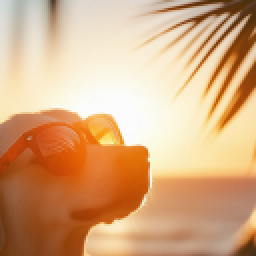
#> input picture Project/input/input.png, 128 x 128 px (shown 2 times larger); its folder holds only this picture in this run
$ python convert_new.py
#> lines starting #> are read from the running program, lines starting #| are printed output that depends on the picture
#> (reads Project/palette.json from the repository)
import argparse
import json
from pathlib import Path
from PIL import Image, ImageDraw
import numpy as np
from tqdm import tqdm

# ---------- sRGB (0..255) -> CIE L*a*b (vectorized) ----------
def srgb_to_lab(arr_rgb):
    """
    arr_rgb: array shape (..., 3), dtype uint8 or 0..255 ints
    returns: array shape (..., 3), dtype float (L*, a*, b*)
    """
    rgb = arr_rgb.astype('float32') / 255.0

    # linearize sRGB
    mask = rgb <= 0.04045
    rgb_lin = np.empty_like(rgb, dtype='float32')
    rgb_lin[mask] = rgb[mask] / 12.92
    rgb_lin[~mask] = ((rgb[~mask] + 0.055) / 1.055) ** 2.4

    # linear RGB -> XYZ (D65)
    M = np.array([
        [0.4124564, 0.3575761, 0.1804375],
        [0.2126729, 0.7151522, 0.0721750],
        [0.0193339, 0.1191920, 0.9503041]
    ], dtype='float32')
    xyz = np.dot(rgb_lin, M.T) * 100.0  # scale to [0..100]

    # Reference white D65
    Xn, Yn, Zn = 95.047, 100.000, 108.883
    x = xyz[..., 0] / Xn
    y = xyz[..., 1] / Yn
    z = xyz[..., 2] / Zn

    eps = 0.008856  # 216/24389
    k = 903.3

    fx = np.where(x > eps, np.cbrt(x), (k * x + 16.0) / 116.0)
    fy = np.where(y > eps, np.cbrt(y), (k * y + 16.0) / 116.0)
    fz = np.where(z > eps, np.cbrt(z), (k * z + 16.0) / 116.0)

    L = (116.0 * fy) - 16.0
    a = 500.0 * (fx - fy)
    b = 200.0 * (fy - fz)

    lab = np.stack([L, a, b], axis=-1)
    return lab


# ---------- Vectorized CIEDE2000 (ΔE00) ----------
def delta_e_ciede2000(lab1, lab2):
    """
    lab1: (N,3)  L*,a*,b*
    lab2: (M,3)
    returns: (N,M) matrix of deltaE00 between every lab1[i] and lab2[j]
    """
    # Expand dims for broadcasting: (N,1,3) and (1,M,3) -> (N,M,3)
    L1 = lab1[:, None, 0]
#> L1 = 16384 values, max 99.31 at index 6840, min 21.42 at index 16383, mean 72.98
    a1 = lab1[:, None, 1]
#> a1 = 16384 values, max 49.84 at index 9760, min -7.24 at index 9144, mean 12.66
    b1 = lab1[:, None, 2]
#> b1 = 16384 values, max 73.62 at index 8500, min -1.05 at index 1, mean 28.21
    L2 = lab2[None, :, 0]
    a2 = lab2[None, :, 1]
    b2 = lab2[None, :, 2]

    # Step 1: C'
    C1 = np.sqrt(a1**2 + b1**2)
#> C1 = 16384 values, max 81.27 at index 10151, min 1.19e-05 at index 6450, mean 31.97
    C2 = np.sqrt(a2**2 + b2**2)
    C_bar = (C1 + C2) / 2.0

    # Step 2: G factor
    C_bar7 = C_bar ** 7
    G = 0.5 * (1 - np.sqrt(C_bar7 / (C_bar7 + (25.0**7) + 1e-30)))

    # Step 3: a' and C'
    a1p = (1 + G) * a1
    a2p = (1 + G) * a2
    C1p = np.sqrt(a1p**2 + b1**2)
    C2p = np.sqrt(a2p**2 + b2**2)

    # Step 4: h' (in degrees 0..360)
    def hp_fun(a_prime, b):
        h = np.degrees(np.arctan2(b, a_prime))
        h = np.where(h < 0, h + 360.0, h)
        return h

    h1p = hp_fun(a1p, b1)
    h2p = hp_fun(a2p, b2)

    # Step 5: delta L', delta C'
    dLp = L2 - L1
    dCp = C2p - C1p

    # Step 6: delta h' (in degrees)
    # If C1p*C2p == 0, delta_hp = 0
    zero_mask = (C1p * C2p) == 0
    dh = h2p - h1p
    dh_mod = dh.copy()

    # Bring dh into range -360..360 then adjust
    dh_mod = (dh + 360.0) % 360.0
    dh_mod = np.where(dh_mod > 180.0, dh_mod - 360.0, dh_mod)

    dh_final = np.where(zero_mask, 0.0, dh_mod)

    # Step 7: delta H'
    dHp = 2.0 * np.sqrt(C1p * C2p + 1e-30) * np.sin(np.radians(dh_final / 2.0))

    # Step 8: average L', C', h'
    L_bar_p = (L1 + L2) / 2.0
    C_bar_p = (C1p + C2p) / 2.0

    # h_bar': if zero -> h1p+h2p ; else see difference
    h_sum = h1p + h2p
    h_diff = np.abs(h1p - h2p)
    h_bar_p = np.where(zero_mask, h_sum, (h_sum / 2.0))

    # For large hue differences (>180), adjust
    cond = (C1p * C2p != 0) & (h_diff > 180.0)
    h_bar_p = np.where(cond & ((h1p + h2p) < 360.0), (h_sum + 360.0) / 2.0, h_bar_p)
    h_bar_p = np.where(cond & ((h1p + h2p) >= 360.0), (h_sum - 360.0) / 2.0, h_bar_p)

    # Step 9: T
    T = (1
         - 0.17 * np.cos(np.radians(h_bar_p - 30.0))
         + 0.24 * np.cos(np.radians(2.0 * h_bar_p))
         + 0.32 * np.cos(np.radians(3.0 * h_bar_p + 6.0))
         - 0.20 * np.cos(np.radians(4.0 * h_bar_p - 63.0))
         )

    # Step 10: delta theta
    delta_theta = 30.0 * np.exp(-(((h_bar_p - 275.0) / 25.0) ** 2.0))

    # Step 11: R_C
    C_bar_p7 = C_bar_p ** 7
    R_C = 2.0 * np.sqrt(C_bar_p7 / (C_bar_p7 + (25.0**7) + 1e-30))

    # Step 12: S_L, S_C, S_H
    S_L = 1.0 + ((0.015 * ((L_bar_p - 50.0) ** 2.0)) / np.sqrt(20.0 + ((L_bar_p - 50.0) ** 2.0)))
    S_C = 1.0 + 0.045 * C_bar_p
    S_H = 1.0 + 0.015 * C_bar_p * T

    # Step 13: R_T
    R_T = -np.sin(np.radians(2.0 * delta_theta)) * R_C

    # Step 14: final ΔE₀₀
    kL = kC = kH = 1.0
    termL = (dLp / (kL * S_L)) ** 2.0
    termC = (dCp / (kC * S_C)) ** 2.0
    termH = (dHp / (kH * S_H)) ** 2.0
    deltaE = np.sqrt(termL + termC + termH + R_T * (dCp / (kC * S_C)) * (dHp / (kH * S_H)))

    # deltaE shape: (N, M)
    return deltaE


def quantize_image(img_path, output_path, palette):
    # Load image and palette
    img = Image.open(img_path).convert('RGB')
    data = np.array(img)                # shape (H, W, 3), uint8
    pixels = data.reshape(-1, 3)        # shape (N, 3)

    pal = np.array(palette)  # (P, 3)

    # Convert to Lab
    lab_pixels = srgb_to_lab(pixels)    # (N, 3)
    lab_pal = srgb_to_lab(pal)          # (P, 3)

    # Compute pairwise ΔE00 distances (N, P)
    distances = delta_e_ciede2000(lab_pixels, lab_pal)

    # nearest palette index per pixel
    nearest = np.argmin(distances, axis=1)  # (N,)
#> nearest = 16384 values, max 29 at index 81, min 1 at index 26, mean 15.55

    # Map back to palette RGB and reshape to image
    quantized = pal[nearest].reshape(data.shape).astype(np.uint8)
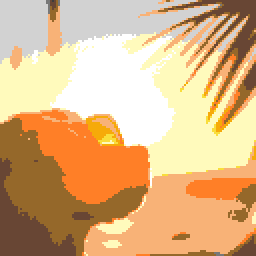
#> quantized: shape (128, 128, 3) (shown 2 times larger); mean R, G, B 221.1, 181.1, 133.4
    Image.fromarray(quantized).save(output_path)


def split_and_upscale(img_path, tiles_dir, tile_w, tile_h, pixel_scale):
#> called with tile_w = 32, tile_h = 32, pixel_scale = 10
    img = Image.open(img_path)
    w, h = img.size
#> w = 128; h = 128
    tiles_dir.mkdir(parents=True, exist_ok=True)

    num_cols = (w + tile_w - 1) // tile_w
#> num_cols = 4
    num_rows = (h + tile_h - 1) // tile_h
#> num_rows = 4

    for row in range(num_rows):
        for col in range(num_cols):
            # box
            left = col*tile_w
            top = row * tile_h
            right = left + tile_w
            bottom = top + tile_h

            box = (left, top, min(right,w), min(bottom,h))
            tile = img.crop(box)

            tile_img = Image.new('RGB', (tile_w, tile_h), (0,0,0))
            tile_img.paste(tile, (0,0))

            up_w, up_h = tile_w * pixel_scale, tile_h * pixel_scale
            up_tile = tile_img.resize((up_w, up_h), Image.NEAREST)

            # Draw grid lines
            draw = ImageDraw.Draw(up_tile)
            for x in range(0, up_w + 1, pixel_scale):
                draw.line(((x, 0), (x, up_h)), fill=(0, 0, 0))
            for y in range(0, up_h + 1, pixel_scale):
                draw.line(((0, y), (up_w, y)), fill=(0, 0, 0))

            tile_name = f"tile_r{row}_c{col}.png"
            up_tile.save(tiles_dir / tile_name)
#> this loop made 4 passes
#> pass 1, in split_and_upscale, `up_tile.save(tiles_dir / tile_name)`:
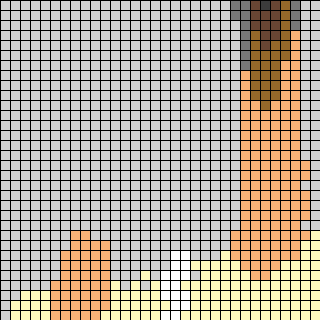
#> saved as tile_r0_c0.png: PIL image 320x320 RGB; mean R, G, B 176.6, 165.6, 151
#> pass 1, in split_and_upscale, `up_tile.save(tiles_dir / tile_name)`:
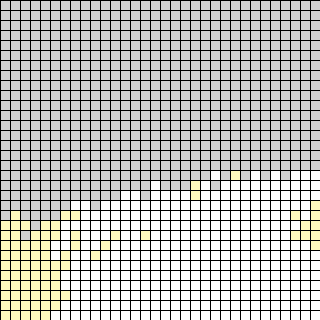
#> saved as tile_r0_c1.png: PIL image 320x320 RGB; mean R, G, B 184.6, 184.3, 180.4
#> pass 1, in split_and_upscale, `up_tile.save(tiles_dir / tile_name)`:
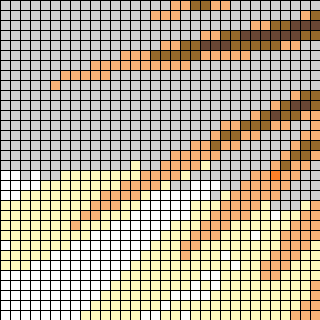
#> saved as tile_r0_c2.png: PIL image 320x320 RGB; mean R, G, B 185, 173.8, 152.7
#> pass 1, in split_and_upscale, `up_tile.save(tiles_dir / tile_name)`:
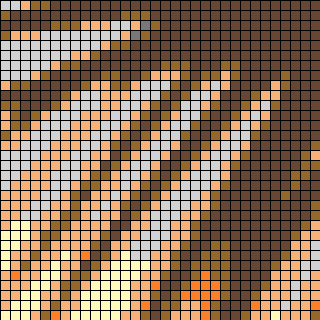
#> saved as tile_r0_c3.png: PIL image 320x320 RGB; mean R, G, B 140.9, 109, 80
#> after the loop:
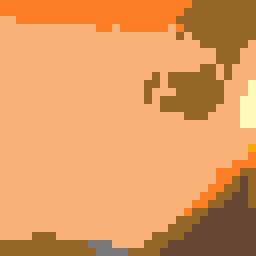
#> tile: PIL image 32x32 RGB (shown 8 times larger); mean R, G, B 223.8, 155.8, 96.4
#> after the loop:
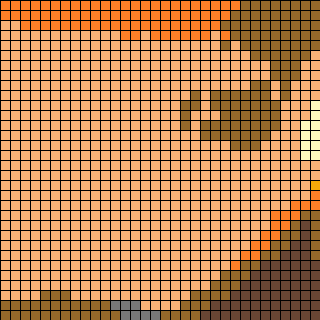
#> up_tile: PIL image 320x320 RGB; mean R, G, B 181.3, 126.2, 78

    return tiles_dir


def load_palette(json_path):
    with open(json_path, 'r') as f:
        data = json.load(f)
    if not all(isinstance(c, list) and len(c) == 3 for c in data):
        raise ValueError("Palette JSON must be a list of [R, G, B] lists.")
    return [tuple(c) for c in data]


def main():
    parser = argparse.ArgumentParser(
        description="Batch-quantize PNGs, generate tiles with upscaling and gridlines"
    )
    parser.add_argument(
        'palette', nargs='?', default='palette.json',
        help="JSON file with palette colors (default: palette.json)"
    )
    parser.add_argument(
        '--tile-w', type=int, default=32,
        help="Tile width in source pixels (default 32)."
    )
    parser.add_argument(
        '--tile-h', type=int, default=32,
        help="Tile height in source pixels (default 32)."
    )
    parser.add_argument(
        '--pixel-scale', type=int, default=10,
        help="How big the pixels will look, larger number is smaller gridlines (default 10)"
    )
    args = parser.parse_args()

    base_dir = Path(__file__).parent
    input_dir = base_dir / 'input'
    output_dir = base_dir / 'output'
    output_dir.mkdir(exist_ok=True)

    palette_path = Path(args.palette)
    if not palette_path.is_file():
        raise FileNotFoundError(f"Palette file not found: {palette_path}")
    palette = load_palette(palette_path)

    png_files = list(input_dir.glob('*.png'))
    for img_file in tqdm(png_files, desc='Processing images'):
        out_file = output_dir / img_file.name
        quantize_image(img_file, out_file, palette)
        # Tiles subfolder per image
        tiles_dir = output_dir / img_file.stem / 'tiles'
        split_and_upscale(out_file, tiles_dir, args.tile_w, args.tile_h, args.pixel_scale)

    print(f"Done. Check '{output_dir.resolve()}' for quantized images and tiles.")


if __name__ == '__main__':
    main()
